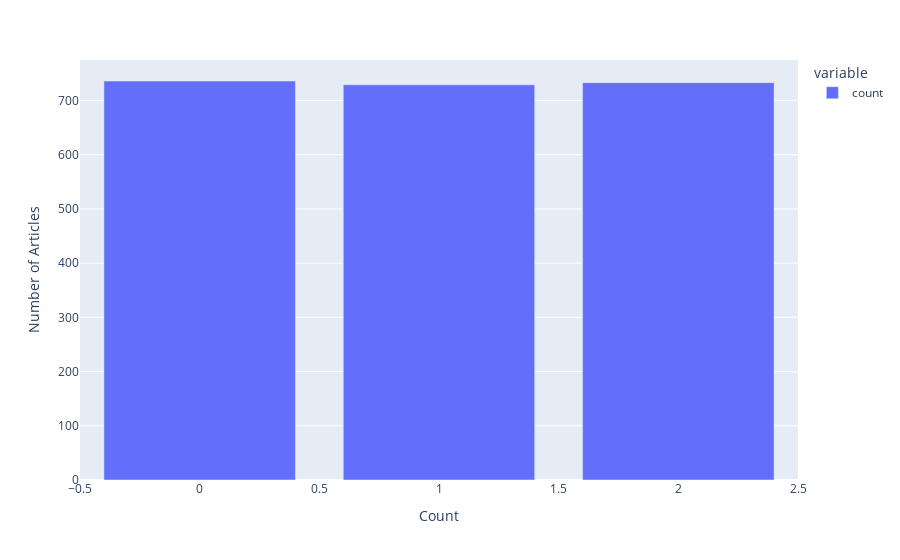
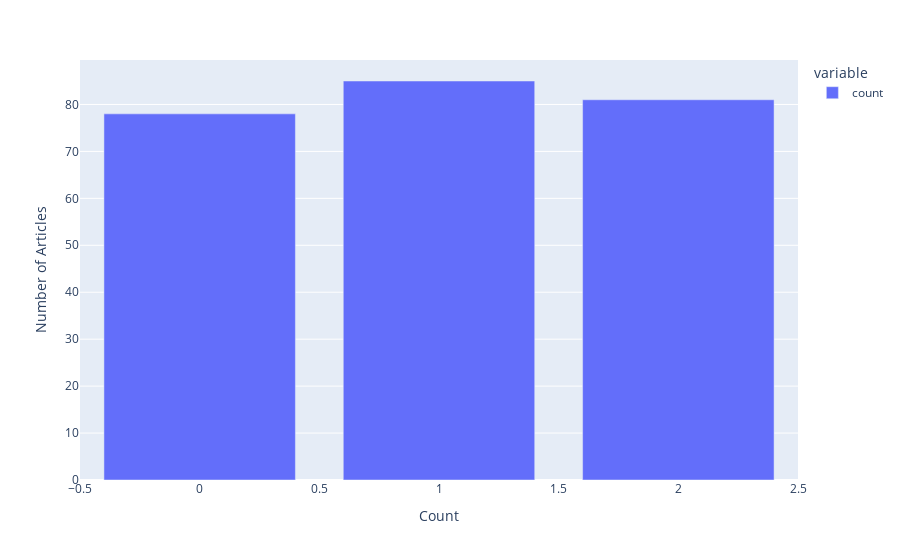

Write notebook code for charts like these, in order.
### Markdown cell above
#### 3. Dowsampled training set

### Code cell
# Get Raws dataset
train_down_df, eval_down_df, test_down_df = get_train_eval_test('news_train_downsample.jsonl', 'news_test_upsample.jsonl')
show_labels_count(train_down_df)
show_labels_count(eval_down_df)
show_labels_count(test_down_df)

### Figure 1 — Plotly figure (JSON) as saved in the notebook; plotly's stock layout.template omitted (floating-point values rounded to 4 significant figures)
{"data": [{"alignmentgroup": "True", "hovertemplate": "variable=count<br>labels=%{x}<br>value=%{y}<extra></extra>", "legendgroup": "count", "marker": {"color": "#636efa", "pattern": {"shape": ""}}, "name": "count", "offsetgroup": "count", "orientation": "v", "showlegend": true, "textposition": "auto", "type": "bar", "x": [0, 2, 1], "xaxis": "x", "y": [736, 733, 729], "yaxis": "y"}], "layout": {"barmode": "relative", "legend": {"title": {"text": "variable"}, "tracegroupgap": 0}, "margin": {"t": 60}, "xaxis": {"anchor": "y", "domain": [0, 1], "title": {"text": "Count"}}, "yaxis": {"anchor": "x", "domain": [0, 1], "title": {"text": "Number of Articles"}}}}

### Figure 2 — Plotly figure (JSON) as saved in the notebook; plotly's stock layout.template omitted (floating-point values rounded to 4 significant figures)
{"data": [{"alignmentgroup": "True", "hovertemplate": "variable=count<br>labels=%{x}<br>value=%{y}<extra></extra>", "legendgroup": "count", "marker": {"color": "#636efa", "pattern": {"shape": ""}}, "name": "count", "offsetgroup": "count", "orientation": "v", "showlegend": true, "textposition": "auto", "type": "bar", "x": [1, 2, 0], "xaxis": "x", "y": [85, 81, 78], "yaxis": "y"}], "layout": {"barmode": "relative", "legend": {"title": {"text": "variable"}, "tracegroupgap": 0}, "margin": {"t": 60}, "xaxis": {"anchor": "y", "domain": [0, 1], "title": {"text": "Count"}}, "yaxis": {"anchor": "x", "domain": [0, 1], "title": {"text": "Number of Articles"}}}}
